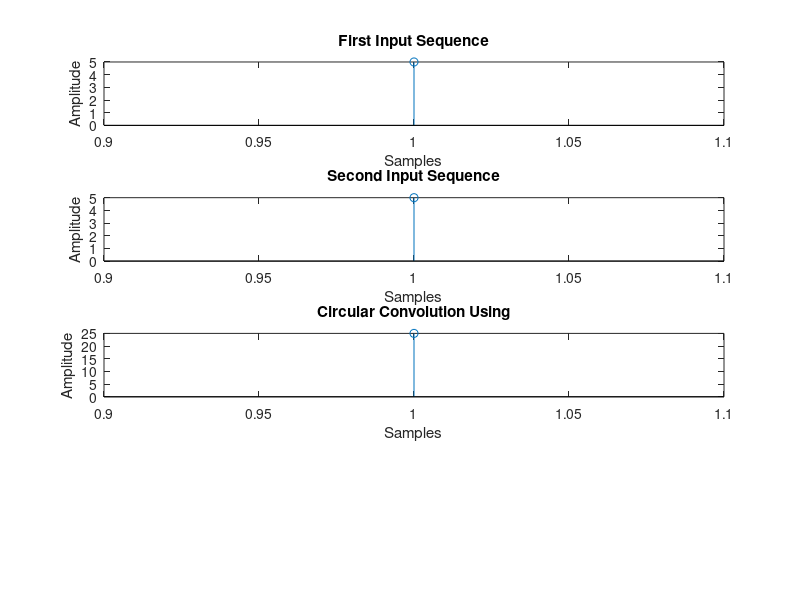

Here is the MATLAB script that generated this plot:
clear all;
clc;
x1 = input("Enter the first sequence");
y = input ("Enter the second sequence");
N1 = length(x1);
N2 = length(y);

N=max(N1,N2);

if(N2>N1)
    x1_padded = [x1,zeros(1,N-N1)];
    y_padded = y;
elseif(N1 == N2)
     x1_padded = x1;
     y_padded = y;
else 
    x1_padded = x1;
    y_padded = [y,zeros(1,N-N2)];
end

ConArray = zeros(1,N);
for m=0:N-1
    x3(m+1)=0;
    for n=0:N-1
        j=mod(n-m,N)
        x3(m+1) = x3(m+1) + x1_padded(n+1) * y_padded(j+1);
    end
end


subplot(4,1,1)
stem(x1);
title('First Input Sequence');
xlabel('Samples');
ylabel('Amplitude');
subplot(4,1,2)
stem(y);
title('Second Input Sequence');
xlabel('Samples');
ylabel('Amplitude');
subplot(4,1,3)
stem(x3);
title('Circular Convolution Using')
xlabel('Samples');
ylabel('Amplitude');

    
